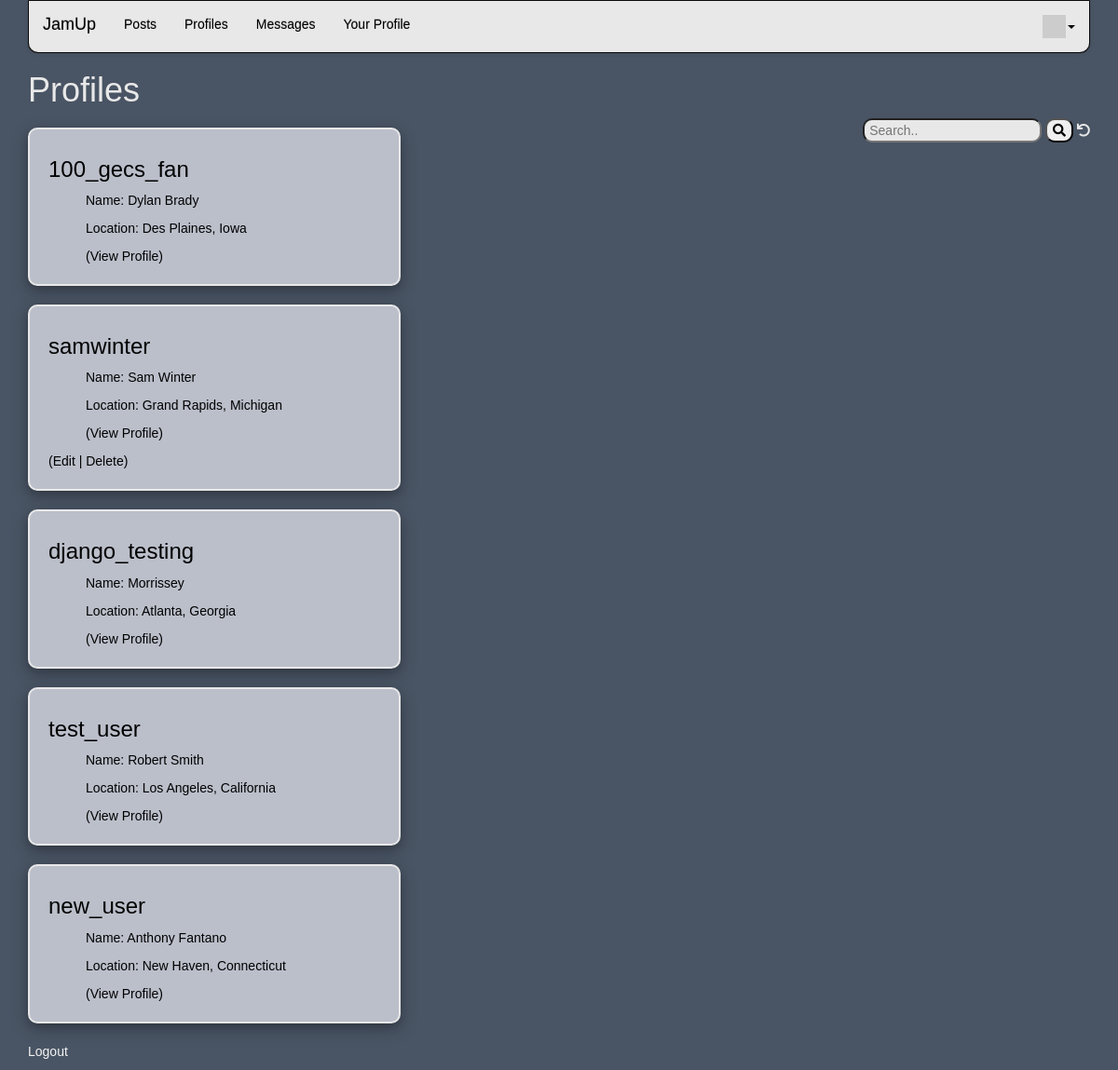
The app's page /jamup/profiles (signed in) with its own data.
### jamup/models.py (models this page shows, shortened)
class Profile(models.Model):
        user = models.OneToOneField(User, on_delete=models.CASCADE, null=True, blank=True)
        name = models.CharField(max_length=50)
        city = models.ForeignKey(City, on_delete=models.CASCADE)
        state = models.ForeignKey(State, on_delete=models.CASCADE)
        bio = models.TextField(max_length=1000)
        private = models.BooleanField(default=False)
        created_at = models.DateTimeField(auto_now_add=True)
        updated_at = models.DateTimeField(auto_now=True)
        picture = models.BinaryField(null=True, editable=True, default=False)
        content_type = models.CharField(max_length=256, null=True, help_text='The MIMEType of the file', default='')
        genres = models.TextField(max_length=300)
        instruments = models.TextField(max_length=300)

class City(models.Model):
        name = models.CharField(max_length=80)
        state = models.ForeignKey(State, on_delete=models.CASCADE)
        def __str__(self):
                return self.name

class State(models.Model):
        name = models.CharField(max_length=20)
        def __str__(self):
                return self.name

### jamup/views.py (the view)
# urls.py: path('jamup/profiles', views.ProfileListView.as_view(), name='all_profiles'),
class ProfileListView(OwnerListView):
    model = Profile
    template_name = "jamup/profile_list.html"
    def get(self, request) :
        strval =  request.GET.get("search", False)
        if strval :
            query = Q(name__contains=strval)
            query.add(Q(bio__contains=strval), Q.OR)
            query.add(Q(city__name__contains=strval), Q.OR)
            query.add(Q(state__name__contains=strval), Q.OR)
            query.add(Q(genres__contains=strval), Q.OR)
            query.add(Q(instruments__contains=strval), Q.OR)
            objects = Profile.objects.filter(query).select_related().order_by('-updated_at')
        else :
            objects = Profile.objects.all().order_by('-updated_at')
        for obj in objects:
            obj.natural_updated = naturaltime(obj.updated_at)
        profile_list = objects
        ctx = {'profile_list' : profile_list, 'search': strval}
        retval = render(request, self.template_name, ctx)
        return retval

### home/context_processors.py (called while the page is built)
def settings(request):
    return {
        'settings': django_settings,
    }

### home/templatetags/app_tags.py (called while the page is built)
@register.filter(name='gravatar')
def gravatar(user, size=35):
    email = str(user.email.strip().lower()).encode('utf-8')
    email_hash = md5(email).hexdigest()
    url = "//www.gravatar.com/avatar/{0}?s={1}&d=identicon&r=PG"
    return url.format(email_hash, size)

### jamup/templates/jamup/profile_list.html (shortened to what this page needs)
{% extends "base_menu.html" %}
{% block content %}
<h1>Profiles</h1>
<div style="float:right">
<form>
  <input type="text" placeholder="Search.." name="search"
  >
  <button type="submit"><i class="fa fa-search"></i></button>
<a href="{% url 'jamup:all_profiles' %}"><i class="fa fa-undo"></i></a>
</form>
</div>
<p>
{% if profile_list %}
<div>
  {% for profile in profile_list %}
  {% if not profile.private %}
    <div class="post">
        <div class="post_main">
            <h3>{{ profile.user }}</h3>
            <div class="post_content">
                <p>Name: {{ profile.name }}</p>
                <p>Location: {{profile.city}}, {{profile.state}}</p>
                <p><a href="{% url 'jamup:profile_detail'  profile.id %}">(View Profile)</a></p>
            </div>
            {% if profile.user == user %}
            <p style="color:black">
            (<a href="{% url 'jamup:profile_update' profile.id %}">Edit</a> |
            <a href="{% url 'jamup:profile_delete' profile.id %}">Delete</a>)
            </p>
            {% endif %}
        </div>
    </div>
    {% endif %}
    {% endfor %}
{% else %}
  <p>There are no profiles in the database.</p>
{% endif %}
</p>
<p>
{% if user.is_authenticated %}
<a class="main_link" href="{% url 'logout' %}?next={% url 'jamup:all' %}">Logout</a>
{% else %}
<a class="main_link" href="{% url 'login' %}?next={% url 'jamup:all' %}">Login</a>
{% endif %}
</p>
{% endblock %}

### home/static/style.css (style rules this page uses)
body { background-color: #495464; }
* { color: #e8e8e8; font-family: 'Noto Sans TC', sans-serif;; }
a { color: black; }
.main_link { color: #f4f4f2; }
input { color: black; }
.fa-search { color: black; }
.post { width: 400px; box-shadow: 0 4px 8px 0 rgba(0, 0, 0, 0.2), 0 6px 20px 0 rgba(0, 0, 0, 0.19); margin-top: 20px; margin-bottom: 20px; background-color: #bbbfca; border-radius: 10px; border-color: #e8e8e8; border-width: 2px; border-style: solid; }
.post h3, .post_content p { color: black; }
.post_content { width: 300px; margin-left: 40px; }
.post_main { padding: 10px; margin-left: 10px; }
button { border-radius: 10px; }
input[type=text], #id_password { border-radius: 10px; padding-left: 5px; background-color: #e8e8e8; }
input[type=text], #id_city option, #id_state option, #id_reason option { color: black !important; }

### records on screen
Profile: user "100_gecs_fan", name "Dylan Brady", city "Des Plaines", state "Iowa"
Profile: user "samwinter", name "Sam Winter", city "Grand Rapids", state "Michigan", shows "Edit"
Profile: user "django_testing", name "Morrissey", city "Atlanta", state "Georgia"
Profile: user "test_user", name "Robert Smith", city "Los Angeles", state "California"
Profile: user "new_user", name "Anthony Fantano", city "New Haven", state "Connecticut"

### other values on screen
{{ settings.APP_NAME }} "JamUp"
